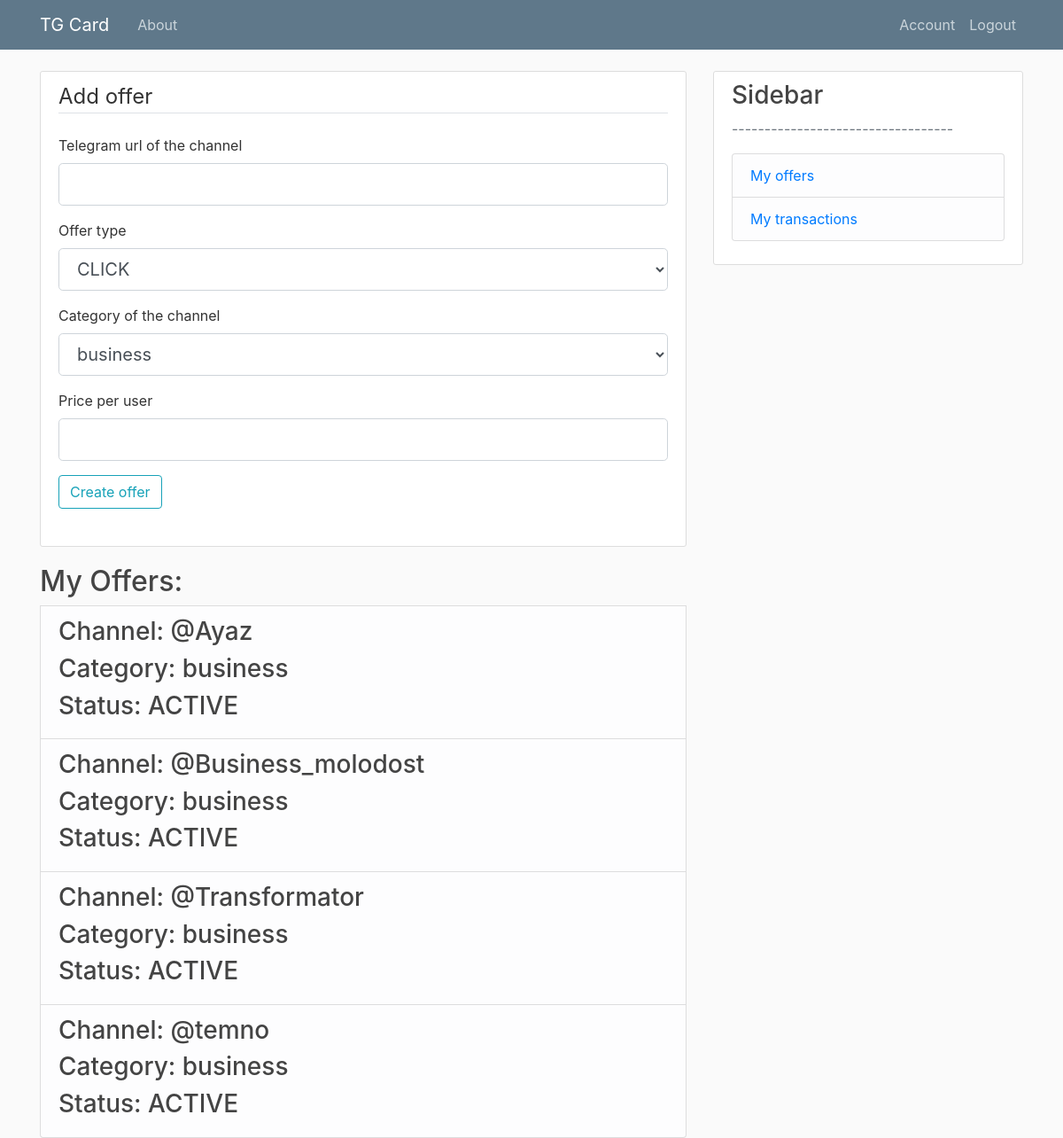
The app's page /offer (signed in) with its own data.
### models.py (models this page shows, shortened)
class Offer(db.Model):
    id = db.Column(db.Integer, primary_key=True)
    tgLink = db.Column(db.String, index=True, unique=True, nullable=False)
    offerType = db.Column(db.String, index=True, nullable=False) # click \ subscribe
    price = db.Column(db.Float, index=True, nullable=False)
    status = db.Column(db.Integer, index=True, nullable=False) # active \ inactive
    advertId = db.Column(db.Integer, db.ForeignKey('user.id'), nullable=False)
    tasks = db.relationship('Task', backref='offer', lazy=True)
    categoryListAdv = db.relationship('CategoryListAdv', backref='offer', lazy=True)

class Category(db.Model):
    id = db.Column(db.Integer, primary_key=True)
    title = db.Column(db.String, index=True, unique=True, nullable=False)
    categoryListAdv = db.relationship('CategoryListAdv', backref='category', lazy=True)
    categoryListAff = db.relationship('CategoryListAff', backref='category', lazy=True)

### routes.py (the view, shortened to what this page needs)
@app.route("/offer", methods=['GET', 'POST'])
@advertiser_access_level()
@login_required
def offer():
    formCategories = [(g.id, g.title) for g in Category.query.all()]
    form = CreateOfferForm()
    form.categoryListAdv.choices = formCategories
    return render_template('offer.html', title='Offer', form=form)

### forms.py
class CreateOfferForm(FlaskForm):
    tgLink = StringField('Telegram url of the channel', validators=[DataRequired()])
    offerType = SelectField('Offer type',
                        choices=[('CLICK','CLICK'), ('SUBSCRIBE','SUBSCRIBE')])
    categoryListAdv = SelectField('Category of the channel', coerce=int)
    price = FloatField('Price per user', validators=[DataRequired()])
    submit = SubmitField('Create offer')

### models.py (called while the page is built)
@login_manager.user_loader
def load_user(user_id):
    return User.query.get(int(user_id))

### routes.py (called while the page is built)
def advertiser_access_level():
    def decorator(f):
        @wraps(f)
        def decorated_function(*args, **kwargs):
            if current_user.role != 'ADVERTISER':
                return redirect(url_for('access_error_page'))
            return f(*args, **kwargs)
        return decorated_function
    return decorator

### templates/offer.html (shortened to what this page needs)
{% extends "layout.html" %}
{% block content %}
    <div class="content-section">
        <form method="POST" action="">
        <fieldset class="form-group">
            <legend class="border-bottom mb-4">Add offer</legend>
            <div class="form-group">
                {{ form.tgLink.label(class="form-control-label") }}
                {% if form.tgLink.errors %}
                    {{ form.tgLink(class="form-control form-control-lg is-invalid") }}
                    <div class="invalid-feedback">
                        {% for error in form.tgLink.errors %}
                            <span>{{ error }}</span>
                        {% endfor %}
                    </div>
                {% else %}
                    {{ form.tgLink(class="form-control form-control-lg") }}
                {% endif %}
            </div>
            <div class="form-group">
                {{ form.offerType.label(class="form-control-label") }}
                {% if form.offerType.errors %}
                    {{ form.offerType(class="form-control form-control-lg is-invalid") }}
                    <div class="invalid-feedback">
                        {% for error in form.offerType.errors %}
                            <span>{{ error }}</span>
                        {% endfor %}
                    </div>
                {% else %}
                    {{ form.offerType(class="form-control form-control-lg") }}
                {% endif %}
            </div>
            <div class="form-group">
                {{ form.categoryListAdv.label(class="form-control-label") }}
                {% if form.categoryListAdv.errors %}
                    {{ form.categoryListAdv(class="form-control form-control-lg is-invalid") }}
                    <div class="invalid-feedback">
                        {% for error in form.categoryListAdv.errors %}
                            <span>{{ error }}</span>
                        {% endfor %}
                    </div>
                {% else %}
                    {{ form.categoryListAdv(class="form-control form-control-lg") }}
                {% endif %}
            </div>
            <div class="form-group">
                {{ form.price.label(class="form-control-label") }}
                {% if form.price.errors %}
                    {{ form.price(class="form-control form-control-lg is-invalid") }}
                    <div class="invalid-feedback">
                        {% for error in form.price.errors %}
                            <span>{{ error }}</span>
                        {% endfor %}
                    </div>
                {% else %}
                    {{ form.price(class="form-control form-control-lg") }}
                {% endif %}
            </div>
    	    <div class="form-group">
         	    {{ form.submit(class="btn btn-outline-info") }}
    	    </div>
            </fieldset>
        </form>
    </div>
    <h2>My Offers: </h2>
    {% for offer in current_user.offers %}
    <li class="list-group-item list-group-item-light">
    <table>
        <tr>
                <ul class="list-group">
                    <h3>Channel: {{offer.tgLink}} </h3>
                    <h3>Category: {{offer.categoryListAdv[0].category.title}}</h3>
                    <h3>Status: {{offer.status}}</h3>
                </ul>
        </tr>
    </table>
    </li>
    {% endfor %}
{% endblock content %}

### static/main.css (style rules this page uses)
body { background: #fafafa; color: #333333; margin-top: 5rem; }
h1, h2, h3, h4, h5, h6 { color: #444444; }
.content-section { background: #ffffff; padding: 10px 20px; border: 1px solid #dddddd; border-radius: 3px; margin-bottom: 20px; }

### records on screen
Offer: tgLink "@Ayaz", title "business", status "ACTIVE"
Offer: tgLink "@Business_molodost", title "business", status "ACTIVE"
Offer: tgLink "@Transformator", title "business", status "ACTIVE"
Offer: tgLink "@temno", title "business", status "ACTIVE"
